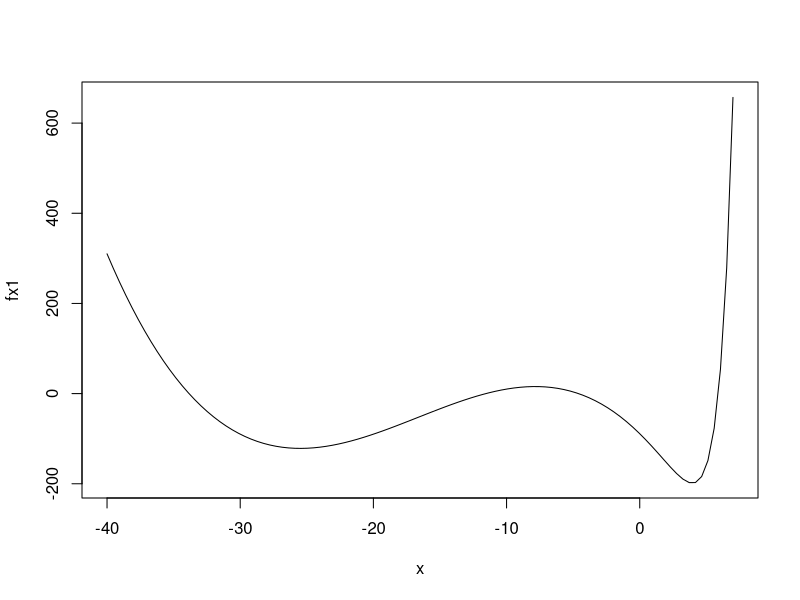
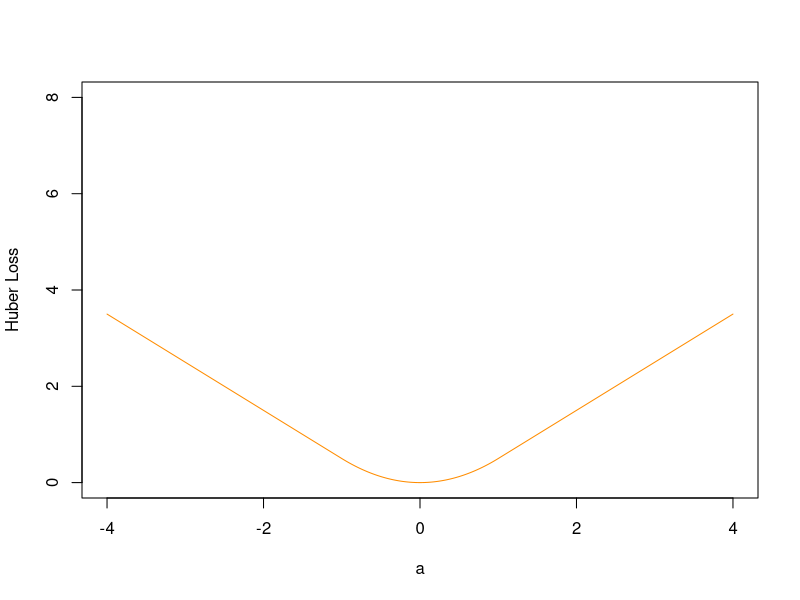
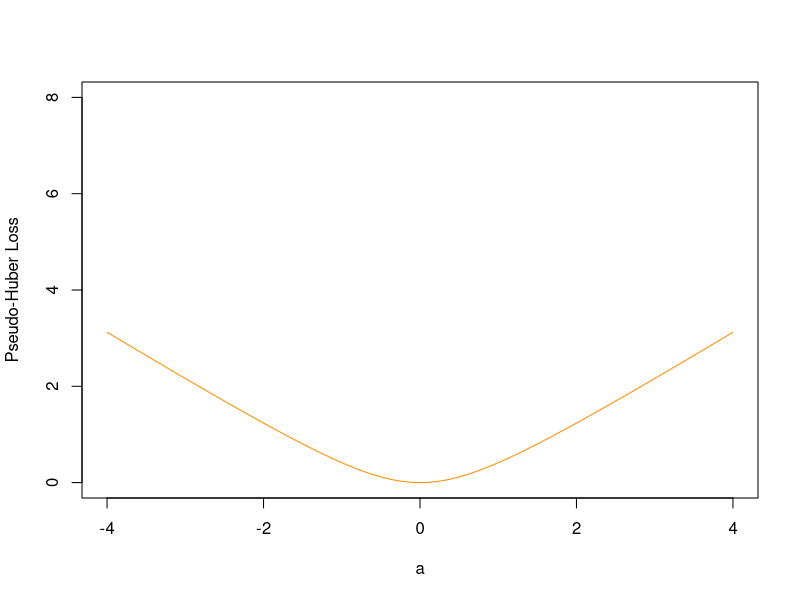

Write R code to recreate these figures, in order.
## ---- chunk 1
knitr::opts_chunk$set(echo = TRUE)
## ---- chunk 2
fx1 <- function(x) exp(x) - 2.5*(x+6)^2 - 0.05*x^3

plot(fx1, xlim = c(-40, 7))
## ---- chunk 3
optim(par = -15, fn = fx1, method = "BFGS")
## ---- chunk 4
optim(par = 0, fn = fx1, method = "BFGS")
## ---- chunk 5
d <- function(x) exp(x) - 0.15*x^2 - 5*x - 30

d(-25.48584)

d(3.953841)
## ---- chunk 6
set.seed(200)

n = 150
X <- cbind(1, matrix(rnorm(n*5), nrow = n))
y <- X %*% c(1,1,0.5,0,0,0) + rt(n, 2)

pseudo_Huber <- function(a, delta = 1) delta^2 * {sqrt(1 + (a/delta)^2) - 1}

Huber <- function(a, delta = 1) ifelse(abs(a) <= delta, 0.5*a^2, delta*(abs(a) - 0.5*delta))

x = seq(-4, 4, 0.001)

plot(x, Huber(x), type = "l",
       xlab = "a", ylab = "Huber Loss",
       col = "darkorange", ylim = c(0, 8))

plot(x, pseudo_Huber(x), type = "l",
       xlab = "a", ylab = "Pseudo-Huber Loss",
       col = "darkorange", ylim = c(0, 8))
## ---- chunk 7
Huber_f <- function(b, trainx, trainy) mean(pseudo_Huber(trainy - trainx %*% b, delta = 1))
optim(par = c(2,2,2,2,2,2), fn = Huber_f, method = "BFGS", trainx = X, trainy = y)

lm(y ~ X - 1)
## ---- chunk 8
lm.error = c()
Huber.error = c()

n = 150
set.seed(678461346)

for(i in 1:200){
  
  # generate data
  X <- cbind(1, matrix(rnorm(n * 5), nrow = n))
  y <- X %*% c(1,1,0.5,0,0,0) + rt(n, 2)
  
  # generate testing data
  X_test <- cbind(1, matrix(rnorm(n * 5), nrow = n))
  
  # fit lm and Huber regression
  lm.fit = lm(y ~ X - 1)
  Huber.fit = optim(par = c(2,2,2,2,2,2), fn = Huber_f,
                    method = "BFGS", trainx = X, trainy = y)
  
  # get lm testing error
  lm.pred = predict(lm.fit, as.data.frame(X_test))
  lm.error[i] = median((y - lm.pred)^2)
  
  # get Huber testing error
  Huber.pred = X %*% Huber.fit$par
  Huber.error[i] = median((y - Huber.pred)^2)
}

# mean values of 200 iterations
mean(lm.error)
mean(Huber.error)

